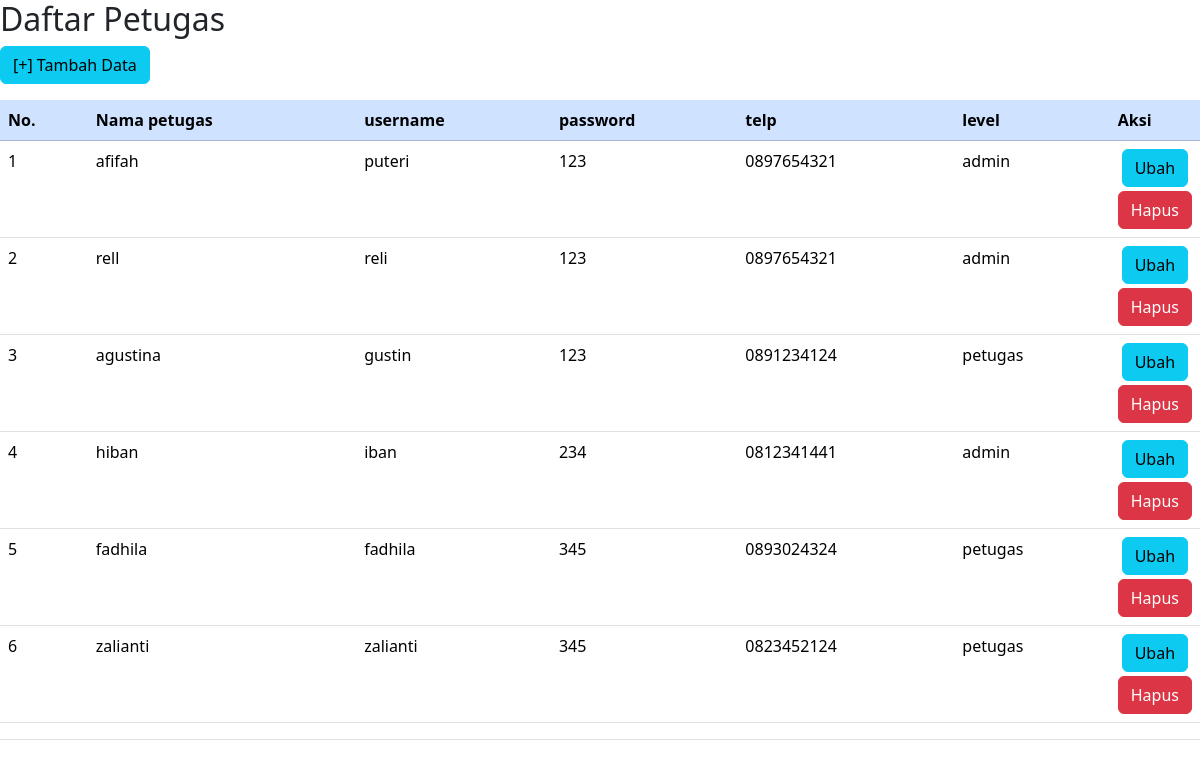
Page /petugas/index.php on the earlier database version.
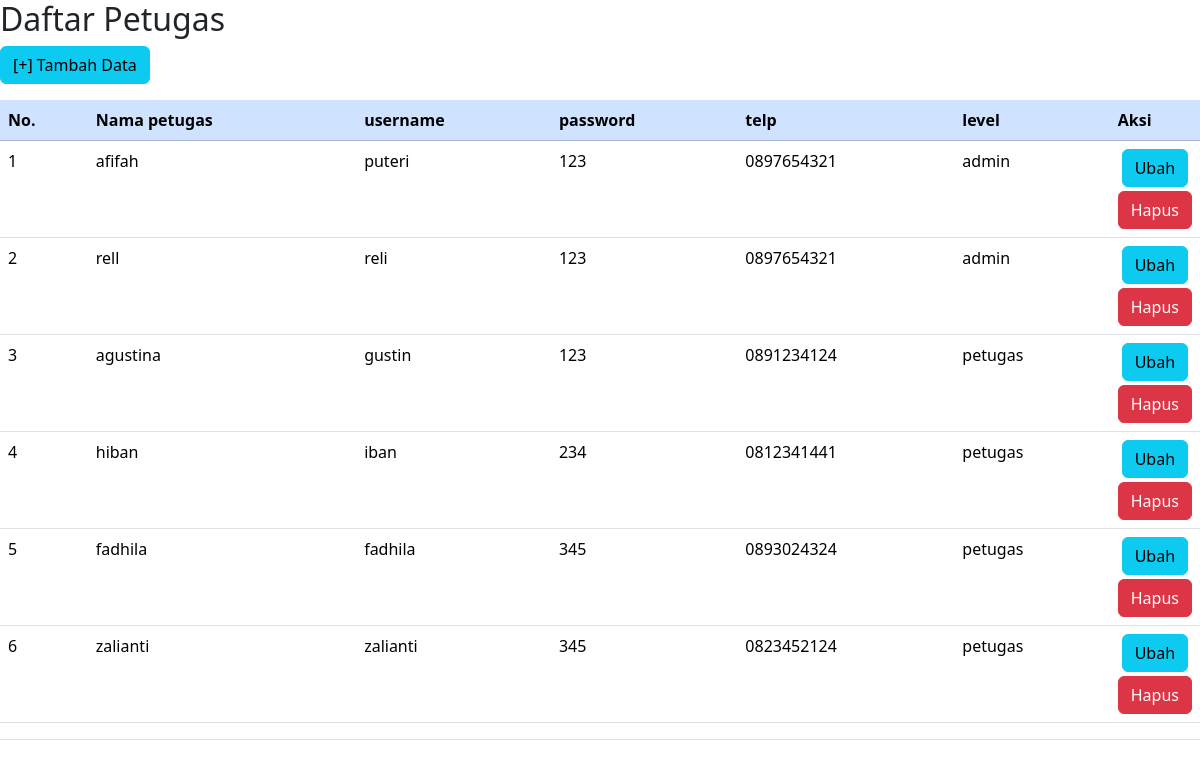
Same page on the later database version.
### tables this page shows
CREATE TABLE `petugas` (
  `petugas_id` int(11) NOT NULL,
  `nama_petugas` varchar(255) NOT NULL,
  `username` varchar(30) NOT NULL,
  `password` varchar(20) NOT NULL,
  `nomor_telpon` varchar(15) NOT NULL,
  `level` enum('admin','petugas') NOT NULL
);

### petugas/index.php (the view, shortened to what this page needs)
<!DOCTYPE html>
<html lang="en">
<link rel="stylesheet" type="text/css" href="style.css">
<link href="https://cdn.jsdelivr.net/npm/bootstrap@5.3.2/dist/css/bootstrap.min.css" rel="stylesheet">
</head>
<body>
<h2>Daftar Petugas</h2>
<a href="form.php" class="btn btn-info mb-3">[+] Tambah Data</a>
<table class="table">
  <thead class="table-primary">
      <tr>
      <th>No.</th>
<th>Nama petugas</th>
<th >username</th>
<th >password</th>
<th >telp</th>
<th >level</th>
<th >Aksi</th>
      </tr>
    </thead>
    <tbody>
      <tr>
        <?php
include "../config.php";
$sql="select * from petugas";
$result=mysqli_query($koneksi,$sql);
$no=1;
while($data=mysqli_fetch_array($result))
{
?>
        <td scope="row"><?= $no ?></td>
        <td><?= $data['nama_petugas'] ?></td>
<td><?= $data['username']?></td>
<td><?= $data['password'] ?></td>
<td><?= $data['nomor_telpon'] ?></td>
<td><?= $data['level'] ?></td>
<td align="center" width="80px">
<a href="edit.php?id=<?= $data['petugas_id']
?>" class="btn btn-info mb-1">Ubah</a>
<a href="delete.php?id=<?=$data['petugas_id'] ?>"
	onclick="return confirm('Apakah Anda Yakin data pengaduan <?= $data['nama_petugas'] ?> akan dihapus?')" class="btn btn-danger">Hapus</a>
      </tr>
      <?php
$no++;
}
?>
    </tbody>
    <td colspan="8"></td>
</table>
<br>

Differences in the rows shown:
changed petugas "hiban": level "admin" → "petugas"
